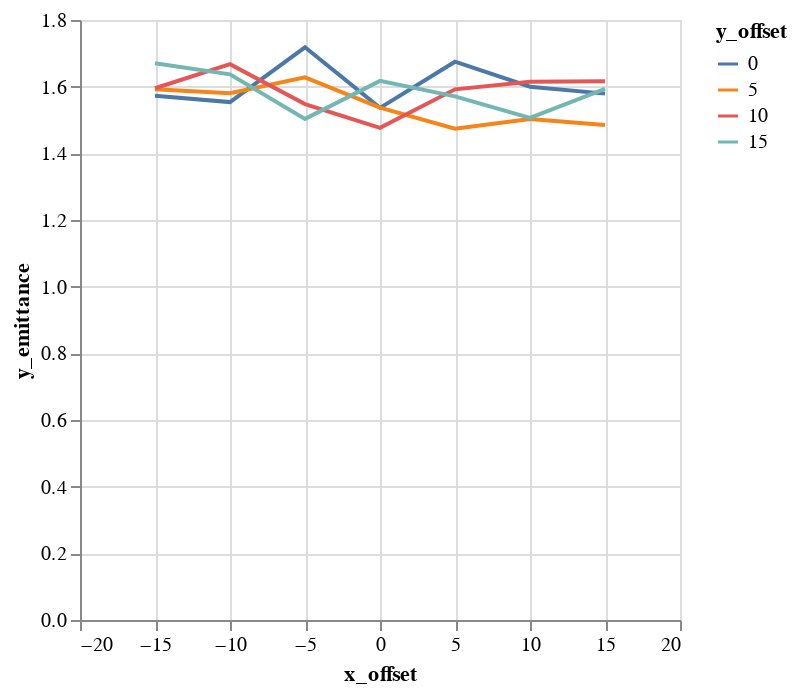

Notebook code cell kept with this figure:
### Code cell
alt.Chart(emit_df).mark_line().encode(
    color='y_offset:N',
    x='x_offset',
    y='y_emittance',
)

### Figure 1 — Vega-Lite specification as saved in the notebook (floating-point values rounded to 4 significant figures)
{"$schema": "https://vega.github.io/schema/vega-lite/v1.2.1.json", "data": {"values": [{"losses": 0, "relbeta": 0.002308, "sourceID": 16777222, "sourceName": "x_-15_y_0", "x_emittance": 1.651, "x_emittance_rel": 1.018, "x_norm_emittance": 0.003811, "x_offset": -15, "y_emittance": 1.573, "y_emittance_rel": 1.0, "y_norm_emittance": 0.00363, "y_offset": 0}, {"losses": 0, "relbeta": 0.002308, "sourceID": 16777229, "sourceName": "x_-15_y_5", "x_emittance": 1.618, "x_emittance_rel": 1.016, "x_norm_emittance": 0.003736, "x_offset": -15, "y_emittance": 1.592, "y_emittance_rel": 0.999, "y_norm_emittance": 0.003675, "y_offset": 5}, {"losses": 0, "relbeta": 0.002308, "sourceID": 16777236, "sourceName": "x_-15_y_10", "x_emittance": 1.647, "x_emittance_rel": 1.018, "x_norm_emittance": 0.003802, "x_offset": -15, "y_emittance": 1.595, "y_emittance_rel": 0.9991, "y_norm_emittance": 0.003682, "y_offset": 10}, {"losses": 0, "relbeta": 0.002308, "sourceID": 16777243, "sourceName": "x_-15_y_15", "x_emittance": 1.715, "x_emittance_rel": 1.026, "x_norm_emittance": 0.003959, "x_offset": -15, "y_emittance": 1.67, "y_emittance_rel": 1.005, "y_norm_emittance": 0.003855, "y_offset": 15}, {"losses": 0, "relbeta": 0.002308, "sourceID": 16777220, "sourceName": "x_-10_y_0", "x_emittance": 1.592, "x_emittance_rel": 1.0, "x_norm_emittance": 0.003676, "x_offset": -10, "y_emittance": 1.554, "y_emittance_rel": 1.001, "y_norm_emittance": 0.003587, "y_offset": 0}, {"losses": 0, "relbeta": 0.002308, "sourceID": 16777227, "sourceName": "x_-10_y_5", "x_emittance": 1.608, "x_emittance_rel": 0.997, "x_norm_emittance": 0.003712, "x_offset": -10, "y_emittance": 1.58, "y_emittance_rel": 1.0, "y_norm_emittance": 0.003648, "y_offset": 5}, {"losses": 0, "relbeta": 0.002308, "sourceID": 16777234, "sourceName": "x_-10_y_10", "x_emittance": 1.488, "x_emittance_rel": 1.001, "x_norm_emittance": 0.003435, "x_offset": -10, "y_emittance": 1.667, "y_emittance_rel": 1.001, "y_norm_emittance": 0.003849, "y_offset": 10}, {"losses": 0, "relbeta": 0.002308, "sourceID": 16777241, "sourceName": "x_-10_y_15", "x_emittance": 1.457, "x_emittance_rel": 1.005, "x_norm_emittance": 0.003364, "x_offset": -10, "y_emittance": 1.637, "y_emittance_rel": 1.002, "y_norm_emittance": 0.003779, "y_offset": 15}, {"losses": 0, "relbeta": 0.002308, "sourceID": 16777218, "sourceName": "x_-5_y_0", "x_emittance": 1.679, "x_emittance_rel": 1.001, "x_norm_emittance": 0.003875, "x_offset": -5, "y_emittance": 1.718, "y_emittance_rel": 1.0, "y_norm_emittance": 0.003966, "y_offset": 0}, {"losses": 0, "relbeta": 0.002308, "sourceID": 16777225, "sourceName": "x_-5_y_5", "x_emittance": 1.525, "x_emittance_rel": 1.001, "x_norm_emittance": 0.003519, "x_offset": -5, "y_emittance": 1.628, "y_emittance_rel": 1.001, "y_norm_emittance": 0.003758, "y_offset": 5}, {"losses": 0, "relbeta": 0.002308, "sourceID": 16777232, "sourceName": "x_-5_y_10", "x_emittance": 1.515, "x_emittance_rel": 1.002, "x_norm_emittance": 0.003496, "x_offset": -5, "y_emittance": 1.548, "y_emittance_rel": 1.002, "y_norm_emittance": 0.003573, "y_offset": 10}, {"losses": 0, "relbeta": 0.002308, "sourceID": 16777239, "sourceName": "x_-5_y_15", "x_emittance": 1.697, "x_emittance_rel": 1.003, "x_norm_emittance": 0.003918, "x_offset": -5, "y_emittance": 1.503, "y_emittance_rel": 0.9991, "y_norm_emittance": 0.003471, "y_offset": 15}, {"losses": 0, "relbeta": 0.002308, "sourceID": 16777216, "sourceName": "x_0_y_0", "x_emittance": 1.542, "x_emittance_rel": 1.001, "x_norm_emittance": 0.00356, "x_offset": 0, "y_emittance": 1.536, "y_emittance_rel": 0.9999, "y_norm_emittance": 0.003547, "y_offset": 0}, {"losses": 0, "relbeta": 0.002308, "sourceID": 16777223, "sourceName": "x_0_y_5", "x_emittance": 1.539, "x_emittance_rel": 0.9993, "x_norm_emittance": 0.003554, "x_offset": 0, "y_emittance": 1.537, "y_emittance_rel": 1.001, "y_norm_emittance": 0.003548, "y_offset": 5}, {"losses": 0, "relbeta": 0.002308, "sourceID": 16777230, "sourceName": "x_0_y_10", "x_emittance": 1.412, "x_emittance_rel": 1.007, "x_norm_emittance": 0.003261, "x_offset": 0, "y_emittance": 1.477, "y_emittance_rel": 1.001, "y_norm_emittance": 0.003408, "y_offset": 10}, {"losses": 0, "relbeta": 0.002308, "sourceID": 16777237, "sourceName": "x_0_y_15", "x_emittance": 1.775, "x_emittance_rel": 1.004, "x_norm_emittance": 0.004098, "x_offset": 0, "y_emittance": 1.617, "y_emittance_rel": 1.003, "y_norm_emittance": 0.003734, "y_offset": 15}, {"losses": 0, "relbeta": 0.002308, "sourceID": 16777217, "sourceName": "x_5_y_0", "x_emittance": 1.556, "x_emittance_rel": 1.004, "x_norm_emittance": 0.003591, "x_offset": 5, "y_emittance": 1.675, "y_emittance_rel": 1.0, "y_norm_emittance": 0.003867, "y_offset": 0}, {"losses": 0, "relbeta": 0.002308, "sourceID": 16777224, "sourceName": "x_5_y_5", "x_emittance": 1.609, "x_emittance_rel": 1.004, "x_norm_emittance": 0.003713, "x_offset": 5, "y_emittance": 1.474, "y_emittance_rel": 1.0, "y_norm_emittance": 0.003402, "y_offset": 5}, {"losses": 0, "relbeta": 0.002308, "sourceID": 16777231, "sourceName": "x_5_y_10", "x_emittance": 1.494, "x_emittance_rel": 1.022, "x_norm_emittance": 0.003449, "x_offset": 5, "y_emittance": 1.592, "y_emittance_rel": 0.9989, "y_norm_emittance": 0.003675, "y_offset": 10}, {"losses": 0, "relbeta": 0.002308, "sourceID": 16777238, "sourceName": "x_5_y_15", "x_emittance": 1.619, "x_emittance_rel": 1.013, "x_norm_emittance": 0.003736, "x_offset": 5, "y_emittance": 1.571, "y_emittance_rel": 0.998, "y_norm_emittance": 0.003627, "y_offset": 15}, {"losses": 0, "relbeta": 0.002308, "sourceID": 16777219, "sourceName": "x_10_y_0", "x_emittance": 1.559, "x_emittance_rel": 1.026, "x_norm_emittance": 0.003598, "x_offset": 10, "y_emittance": 1.6, "y_emittance_rel": 1.001, "y_norm_emittance": 0.003693, "y_offset": 0}, {"losses": 0, "relbeta": 0.002308, "sourceID": 16777226, "sourceName": "x_10_y_5", "x_emittance": 1.466, "x_emittance_rel": 1.013, "x_norm_emittance": 0.003384, "x_offset": 10, "y_emittance": 1.503, "y_emittance_rel": 0.9976, "y_norm_emittance": 0.003469, "y_offset": 5}, {"losses": 0, "relbeta": 0.002308, "sourceID": 16777233, "sourceName": "x_10_y_10", "x_emittance": 1.792, "x_emittance_rel": 1.028, "x_norm_emittance": 0.004137, "x_offset": 10, "y_emittance": 1.614, "y_emittance_rel": 1.001, "y_norm_emittance": 0.003727, "y_offset": 10}, {"losses": 0, "relbeta": 0.002308, "sourceID": 16777240, "sourceName": "x_10_y_15", "x_emittance": 1.607, "x_emittance_rel": 1.021, "x_norm_emittance": 0.003709, "x_offset": 10, "y_emittance": 1.506, "y_emittance_rel": 0.9967, "y_norm_emittance": 0.003477, "y_offset": 15}, {"losses": 0, "relbeta": 0.002308, "sourceID": 16777221, "sourceName": "x_15_y_0", "x_emittance": 1.713, "x_emittance_rel": 1.143, "x_norm_emittance": 0.003954, "x_offset": 15, "y_emittance": 1.579, "y_emittance_rel": 1.001, "y_norm_emittance": 0.003645, "y_offset": 0}, {"losses": 1, "relbeta": 0.002308, "sourceID": 16777228, "sourceName": "x_15_y_5", "x_emittance": 1.704, "x_emittance_rel": 1.084, "x_norm_emittance": 0.003933, "x_offset": 15, "y_emittance": 1.485, "y_emittance_rel": 0.9998, "y_norm_emittance": 0.003429, "y_offset": 5}, {"losses": 0, "relbeta": 0.002308, "sourceID": 16777235, "sourceName": "x_15_y_10", "x_emittance": 1.722, "x_emittance_rel": 1.061, "x_norm_emittance": 0.003976, "x_offset": 15, "y_emittance": 1.616, "y_emittance_rel": 1.0, "y_norm_emittance": 0.003731, "y_offset": 10}, {"losses": 0, "relbeta": 0.002308, "sourceID": 16777242, "sourceName": "x_15_y_15", "x_emittance": 1.601, "x_emittance_rel": 1.057, "x_norm_emittance": 0.003695, "x_offset": 15, "y_emittance": 1.593, "y_emittance_rel": 1.004, "y_norm_emittance": 0.003678, "y_offset": 15}]}, "encoding": {"color": {"field": "y_offset", "type": "nominal"}, "x": {"field": "x_offset", "type": "quantitative"}, "y": {"field": "y_emittance", "type": "quantitative"}}, "mark": "line"}
